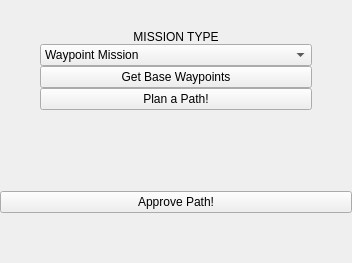
<?xml version="1.0" encoding="UTF-8"?>
<ui version="4.0">
 <class>TaskCreator</class>
 <widget class="QWidget" name="TaskCreator">
  <property name="geometry">
   <rect>
    <x>0</x>
    <y>0</y>
    <width>352</width>
    <height>263</height>
   </rect>
  </property>
  <property name="windowTitle">
   <string>Path Handler</string>
  </property>
  <layout class="QVBoxLayout" name="verticalLayout">
   <property name="leftMargin">
    <number>0</number>
   </property>
   <property name="topMargin">
    <number>0</number>
   </property>
   <property name="rightMargin">
    <number>0</number>
   </property>
   <property name="bottomMargin">
    <number>0</number>
   </property>
   <item>
    <layout class="QVBoxLayout" name="toplayout">
     <property name="spacing">
      <number>0</number>
     </property>
     <item>
      <spacer name="verticalSpacer_2">
       <property name="orientation">
        <enum>Qt::Vertical</enum>
       </property>
       <property name="sizeType">
        <enum>QSizePolicy::Maximum</enum>
       </property>
       <property name="sizeHint" stdset="0">
        <size>
         <width>20</width>
         <height>80</height>
        </size>
       </property>
      </spacer>
     </item>
     <item>
      <widget class="QLabel" name="label_2">
       <property name="text">
        <string>MISSION TYPE</string>
       </property>
       <property name="alignment">
        <set>Qt::AlignCenter</set>
       </property>
      </widget>
     </item>
     <item>
      <spacer name="verticalSpacer_5">
       <property name="orientation">
        <enum>Qt::Vertical</enum>
       </property>
       <property name="sizeType">
        <enum>QSizePolicy::Maximum</enum>
       </property>
       <property name="sizeHint" stdset="0">
        <size>
         <width>20</width>
         <height>5</height>
        </size>
       </property>
      </spacer>
     </item>
     <item>
      <layout class="QVBoxLayout" name="verticalLayout_2">
       <item>
        <layout class="QHBoxLayout" name="horizontalLayout">
         <item>
          <spacer name="horizontalSpacer_2">
           <property name="orientation">
            <enum>Qt::Horizontal</enum>
           </property>
           <property name="sizeType">
            <enum>QSizePolicy::Maximum</enum>
           </property>
           <property name="sizeHint" stdset="0">
            <size>
             <width>40</width>
             <height>20</height>
            </size>
           </property>
          </spacer>
         </item>
         <item>
          <widget class="QComboBox" name="comboBox">
           <item>
            <property name="text">
             <string>Waypoint Mission</string>
            </property>
           </item>
           <item>
            <property name="text">
             <string>Payload Mission</string>
            </property>
           </item>
           <item>
            <property name="text">
             <string>Search Mission</string>
            </property>
           </item>
           <item>
            <property name="text">
             <string>Off-Axis Detection</string>
            </property>
           </item>
           <item>
            <property name="text">
             <string>Loiter Mission</string>
            </property>
           </item>
          </widget>
         </item>
         <item>
          <spacer name="horizontalSpacer_4">
           <property name="orientation">
            <enum>Qt::Horizontal</enum>
           </property>
           <property name="sizeType">
            <enum>QSizePolicy::Maximum</enum>
           </property>
           <property name="sizeHint" stdset="0">
            <size>
             <width>40</width>
             <height>20</height>
            </size>
           </property>
          </spacer>
         </item>
        </layout>
       </item>
       <item>
        <spacer name="verticalSpacer_6">
         <property name="orientation">
          <enum>Qt::Vertical</enum>
         </property>
         <property name="sizeType">
          <enum>QSizePolicy::Maximum</enum>
         </property>
         <property name="sizeHint" stdset="0">
          <size>
           <width>20</width>
           <height>10</height>
          </size>
         </property>
        </spacer>
       </item>
       <item>
        <layout class="QHBoxLayout" name="horizontalLayout_3">
         <item>
          <spacer name="horizontalSpacer">
           <property name="orientation">
            <enum>Qt::Horizontal</enum>
           </property>
           <property name="sizeType">
            <enum>QSizePolicy::Maximum</enum>
           </property>
           <property name="sizeHint" stdset="0">
            <size>
             <width>40</width>
             <height>20</height>
            </size>
           </property>
          </spacer>
         </item>
         <item>
          <widget class="QPushButton" name="pushButton">
           <property name="text">
            <string>Get Base Waypoints</string>
           </property>
          </widget>
         </item>
         <item>
          <spacer name="horizontalSpacer_3">
           <property name="orientation">
            <enum>Qt::Horizontal</enum>
           </property>
           <property name="sizeType">
            <enum>QSizePolicy::Maximum</enum>
           </property>
           <property name="sizeHint" stdset="0">
            <size>
             <width>40</width>
             <height>20</height>
            </size>
           </property>
          </spacer>
         </item>
        </layout>
       </item>
       <item>
        <spacer name="verticalSpacer_4">
         <property name="orientation">
          <enum>Qt::Vertical</enum>
         </property>
         <property name="sizeType">
          <enum>QSizePolicy::Maximum</enum>
         </property>
         <property name="sizeHint" stdset="0">
          <size>
           <width>20</width>
           <height>10</height>
          </size>
         </property>
        </spacer>
       </item>
       <item>
        <layout class="QHBoxLayout" name="horizontalLayout_2">
         <item>
          <spacer name="horizontalSpacer_5">
           <property name="orientation">
            <enum>Qt::Horizontal</enum>
           </property>
           <property name="sizeType">
            <enum>QSizePolicy::Maximum</enum>
           </property>
           <property name="sizeHint" stdset="0">
            <size>
             <width>40</width>
             <height>20</height>
            </size>
           </property>
          </spacer>
         </item>
         <item>
          <widget class="QPushButton" name="pushButton_3">
           <property name="text">
            <string>Plan a Path!</string>
           </property>
          </widget>
         </item>
         <item>
          <spacer name="horizontalSpacer_6">
           <property name="orientation">
            <enum>Qt::Horizontal</enum>
           </property>
           <property name="sizeType">
            <enum>QSizePolicy::Maximum</enum>
           </property>
           <property name="sizeHint" stdset="0">
            <size>
             <width>40</width>
             <height>20</height>
            </size>
           </property>
          </spacer>
         </item>
        </layout>
       </item>
      </layout>
     </item>
     <item>
      <spacer name="verticalSpacer">
       <property name="orientation">
        <enum>Qt::Vertical</enum>
       </property>
       <property name="sizeType">
        <enum>QSizePolicy::Maximum</enum>
       </property>
       <property name="sizeHint" stdset="0">
        <size>
         <width>20</width>
         <height>130</height>
        </size>
       </property>
      </spacer>
     </item>
     <item>
      <widget class="QPushButton" name="pushButton_2">
       <property name="text">
        <string>Approve Path!</string>
       </property>
      </widget>
     </item>
     <item>
      <spacer name="verticalSpacer_3">
       <property name="orientation">
        <enum>Qt::Vertical</enum>
       </property>
       <property name="sizeType">
        <enum>QSizePolicy::Maximum</enum>
       </property>
       <property name="sizeHint" stdset="0">
        <size>
         <width>20</width>
         <height>100</height>
        </size>
       </property>
      </spacer>
     </item>
    </layout>
   </item>
  </layout>
 </widget>
 <resources/>
 <connections/>
</ui>
